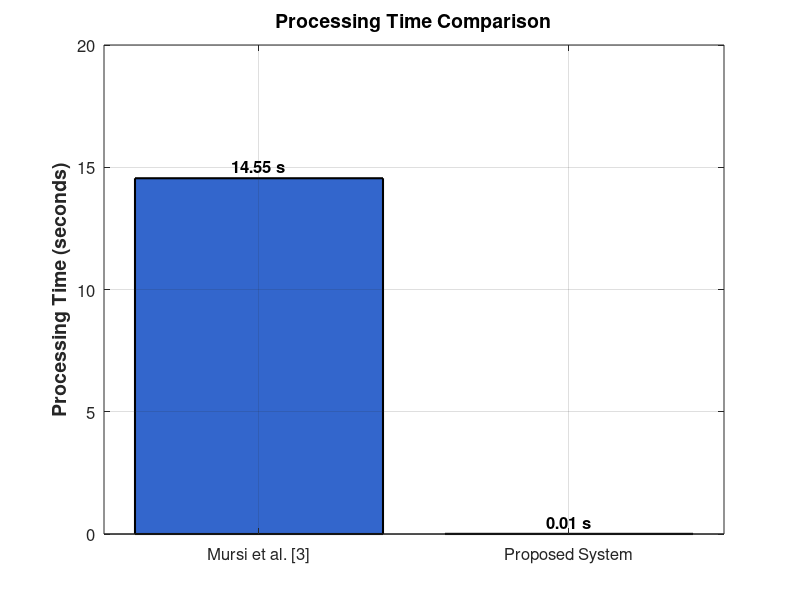

MATLAB code for this plot:
% Figure 20: Processing Time Comparison - Proposed vs Mursi et al. [3]

clear; close all; clc;

% Data
System = {'Mursi et al. [3]', 'Proposed System'};
ProcessingTime = [14.55, 0.005]; % Seconds

% Plot
figure('Position', [100, 100, 600, 500]);
b = bar(ProcessingTime);
set(b, 'FaceColor', [0.2, 0.4, 0.8], 'EdgeColor', 'k', 'LineWidth', 1.5);
set(gca, 'XTickLabel', System, 'FontSize', 12);
ylabel('Processing Time (seconds)', 'FontSize', 14, 'FontWeight', 'bold');
title('Processing Time Comparison', 'FontSize', 14, 'FontWeight', 'bold');
grid on;

% Add values on bars
for i = 1:length(ProcessingTime)
    text(i, ProcessingTime(i) + 0.5, sprintf('%.2f s', ProcessingTime(i)), ...
         'HorizontalAlignment', 'center', 'FontSize', 12, 'FontWeight', 'bold');
end

% Save
saveas(gcf, 'Figure20_Processing_Time_Comparison.png');
